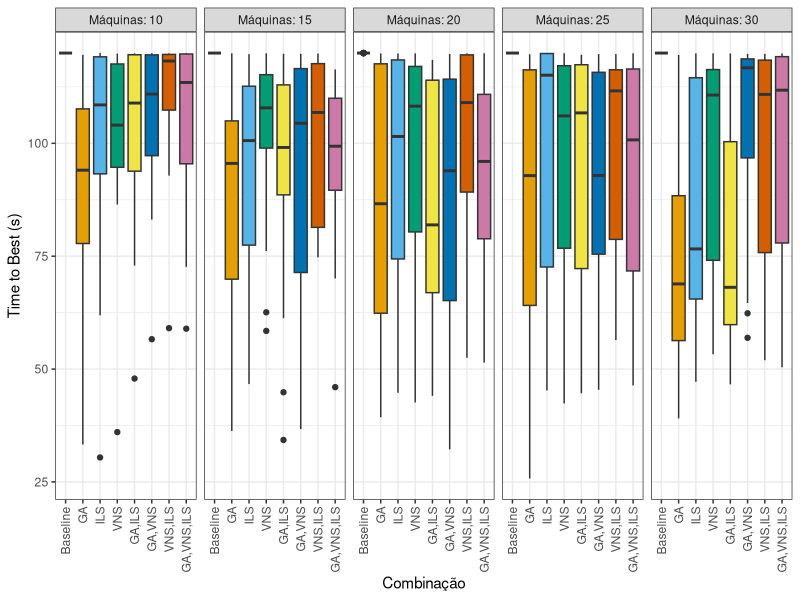
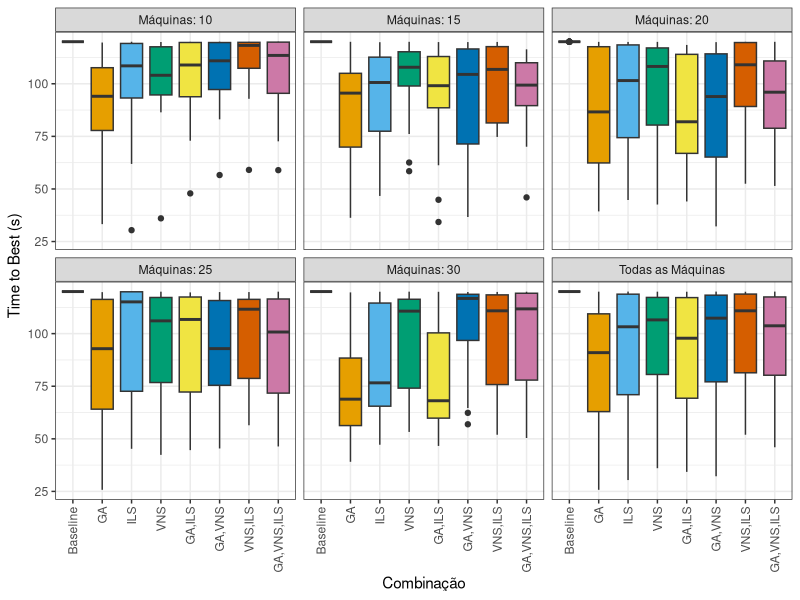
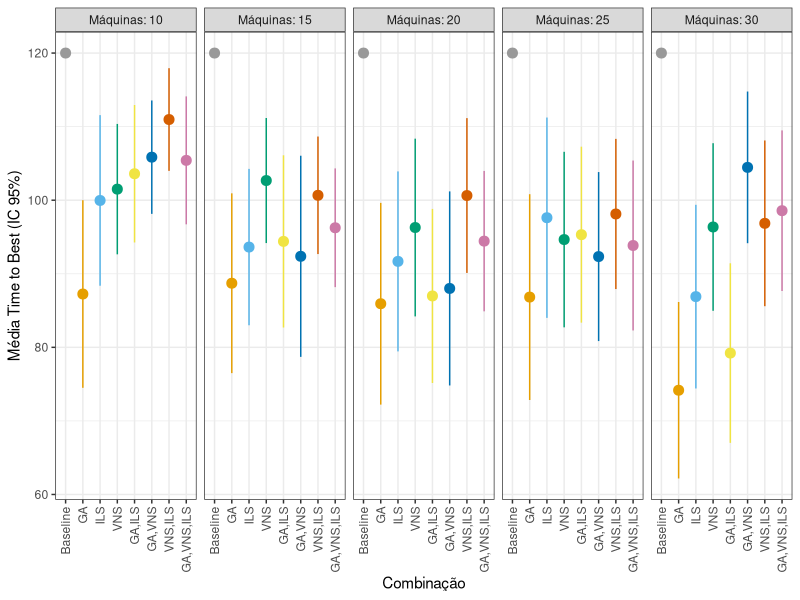

The R script that drew these images, in order:
library(ggplot2)
library(dplyr)

# ==============================================================================
# 1. CARREGAMENTO E PREPARAÇÃO DOS DADOS BASE [cite: 3]
# ==============================================================================
df <- read.table("report-unified_sbpo.dat", header = TRUE, sep = "\t", stringsAsFactors = FALSE)

# Substituir a nomenclatura da estratégia aleatória [cite: 3]
df <- df %>%
  mutate(PARAMETERS = ifelse(PARAMETERS == "Random_Uniform(0,1)", "Baseline", PARAMETERS))

# Definir a ordem dos tratamentos no eixo horizontal [cite: 3]
ordem_parametros <- c(
  "Baseline",
  "GA",
  "ILS",
  "VNS",
  "GA,ILS",
  "GA,VNS",
  "VNS,ILS",
  "GA,VNS,ILS"
)

df$PARAMETERS <- factor(df$PARAMETERS, levels = ordem_parametros)

# Ordenar explicitamente o grupo de máquinas [cite: 3]
df$MACHINES <- factor(df$MACHINES, levels = c(10, 15, 20, 25, 30))

# Criar rótulos descritivos para os painéis individuais [cite: 3]
df$LABEL_MAQUINAS <- factor(
  paste("Máquinas:", df$MACHINES),
  levels = paste("Máquinas:", c(10, 15, 20, 25, 30))
)

# Definir paleta de cores fixa (padrão Okabe-Ito) [cite: 3]
paleta_cores <- c(
  "Baseline"   = "#999999",
  "GA"         = "#E69F00",
  "ILS"        = "#56B4E9",
  "VNS"        = "#009E73",
  "GA,ILS"     = "#F0E442",
  "GA,VNS"     = "#0072B2",
  "VNS,ILS"    = "#D55E00",
  "GA,VNS,ILS" = "#CC79A7"
)

# ==============================================================================
# 2. GERAÇÃO DOS BOXPLOTS PARA TIMETOBEST
# ==============================================================================

# --- Configuração (i): Boxplot em Grid 1x5 ---
p_grid_1x5 <- ggplot(df, aes(x = PARAMETERS, y = TIMETOBEST, fill = PARAMETERS)) +
  geom_boxplot() +
  scale_fill_manual(values = paleta_cores) +
  facet_wrap(~ LABEL_MAQUINAS, nrow = 1, ncol = 5) +
  theme_bw() +
  theme(
    legend.position = "none",
    axis.text.x = element_text(angle = 90, vjust = 0.5, hjust = 1)
  ) +
  labs(x = "Combinação", y = "Time to Best (s)")

ggsave(filename = "boxplot_ttb_grid_1x5.png", plot = p_grid_1x5, width = 16, height = 5, dpi = 300)

# --- Configuração (ii): Boxplot em Grid 2x3 (Incluindo o painel geral) ---
df_geral <- df %>% mutate(LABEL_MAQUINAS = "Todas as Máquinas")
df_2x3 <- bind_rows(df, df_geral)

df_2x3$LABEL_MAQUINAS <- factor(
  df_2x3$LABEL_MAQUINAS,
  levels = c(paste("Máquinas:", c(10, 15, 20, 25, 30)), "Todas as Máquinas")
)

p_grid_2x3 <- ggplot(df_2x3, aes(x = PARAMETERS, y = TIMETOBEST, fill = PARAMETERS)) +
  geom_boxplot() +
  scale_fill_manual(values = paleta_cores) +
  facet_wrap(~ LABEL_MAQUINAS, nrow = 2, ncol = 3) +
  theme_bw() +
  theme(
    legend.position = "none",
    axis.text.x = element_text(angle = 90, vjust = 0.5, hjust = 1)
  ) +
  labs(x = "Combinação", y = "Time to Best (s)")

ggsave(filename = "boxplot_ttb_grid_2x3.png", plot = p_grid_2x3, width = 12, height = 8, dpi = 300)

# ==============================================================================
# 3. GERAÇÃO DOS INTERVALOS DE CONFIANÇA PARA TIMETOBEST (95%)
# ==============================================================================

df_resumo <- df %>%
  group_by(MACHINES, PARAMETERS) %>%
  summarise(
    n = n(),
    media = mean(TIMETOBEST, na.rm = TRUE),
    desvio = sd(TIMETOBEST, na.rm = TRUE),
    .groups = "drop"
  ) %>%
  mutate(
    erro_padrao = desvio / sqrt(n),
    t_critico = qt(0.975, df = n - 1),
    limite_inferior = media - (t_critico * erro_padrao),
    limite_superior = media + (t_critico * erro_padrao),
    LABEL_MAQUINAS = factor(
      paste("Máquinas:", MACHINES),
      levels = paste("Máquinas:", c(10, 15, 20, 25, 30))
    )
  )

p_ic_1x5 <- ggplot(df_resumo, aes(x = PARAMETERS, y = media, color = PARAMETERS)) +
  geom_pointrange(aes(ymin = limite_inferior, ymax = limite_superior), size = 0.6) +
  scale_color_manual(values = paleta_cores) +
  facet_wrap(~ LABEL_MAQUINAS, nrow = 1, ncol = 5) +
  theme_bw() +
  theme(
    legend.position = "none",
    axis.text.x = element_text(angle = 90, vjust = 0.5, hjust = 1)
  ) +
  labs(x = "Combinação", y = "Média Time to Best (IC 95%)")

ggsave(filename = "ic_media_ttb_grid_1x5.png", plot = p_ic_1x5, width = 16, height = 5, dpi = 300)

# ==============================================================================
# 4. ANÁLISE DE DIFERENÇA ESTATÍSTICA (TIMETOBEST) [cite: 3]
# ==============================================================================

grupos_maquinas <- c(10, 15, 20, 25, 30)

for (m in grupos_maquinas) {
  df_grupo <- df %>% 
    filter(MACHINES == m) %>%
    group_by(PARAMETERS) %>%
    mutate(block_id = row_number()) %>%
    ungroup() %>%
    arrange(PARAMETERS, block_id)
  
  cat("\n==============================================================================\n")
  cat("ANÁLISE ESTATÍSTICA (TIMETOBEST) - MÁQUINAS:", m, "\n")
  cat("==============================================================================\n")
  
  res_friedman <- friedman.test(TIMETOBEST ~ PARAMETERS | block_id, data = df_grupo)
  cat("Teste de Friedman: p-valor =", sprintf("%g", res_friedman$p.value), "\n")
  
  if (res_friedman$p.value < 0.05) {
    res_wilcox <- pairwise.wilcox.test(
      x = df_grupo$TIMETOBEST, 
      g = df_grupo$PARAMETERS, 
      p.adjust.method = "bonferroni", 
      paired = TRUE, 
      exact = FALSE
    )
    
    cat("\nPares significativos (p-ajustado < 0.05):\n")
    p_mat <- res_wilcox$p.value
    encontrou <- FALSE
    
    for (r in 1:nrow(p_mat)) {
      for (c in 1:ncol(p_mat)) {
        if (!is.na(p_mat[r, c]) && p_mat[r, c] < 0.05) {
          cat(sprintf("  %-10s vs %-10s | p = %g\n", 
                      rownames(p_mat)[r], colnames(p_mat)[c], p_mat[r, c]))
          encontrou <- TRUE
        }
      }
    }
    if (!encontrou) cat("  Nenhuma diferença significativa pós-ajuste.\n")
  }
}
